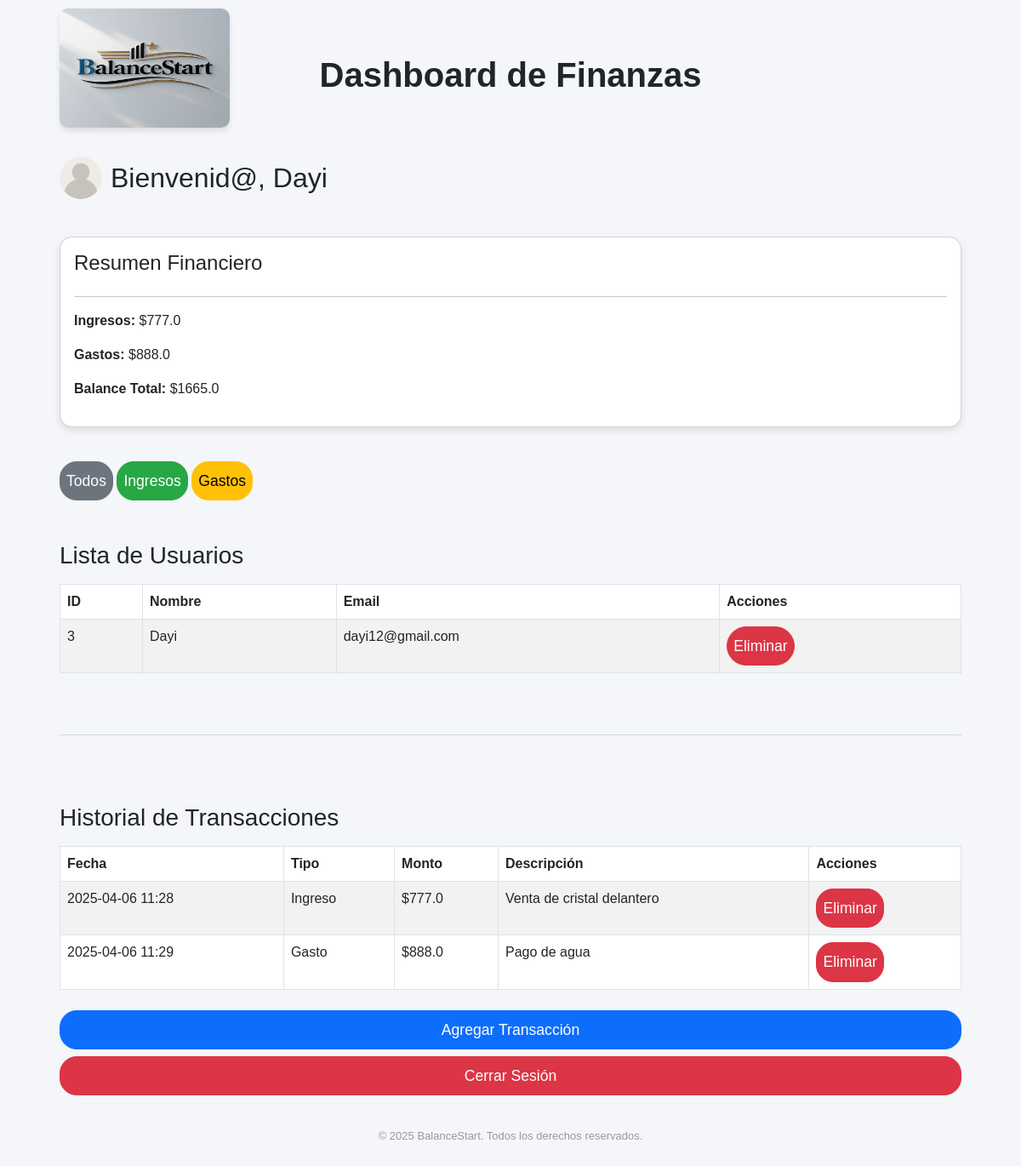
The page /dashboard (signed in) on the database as committed earlier.
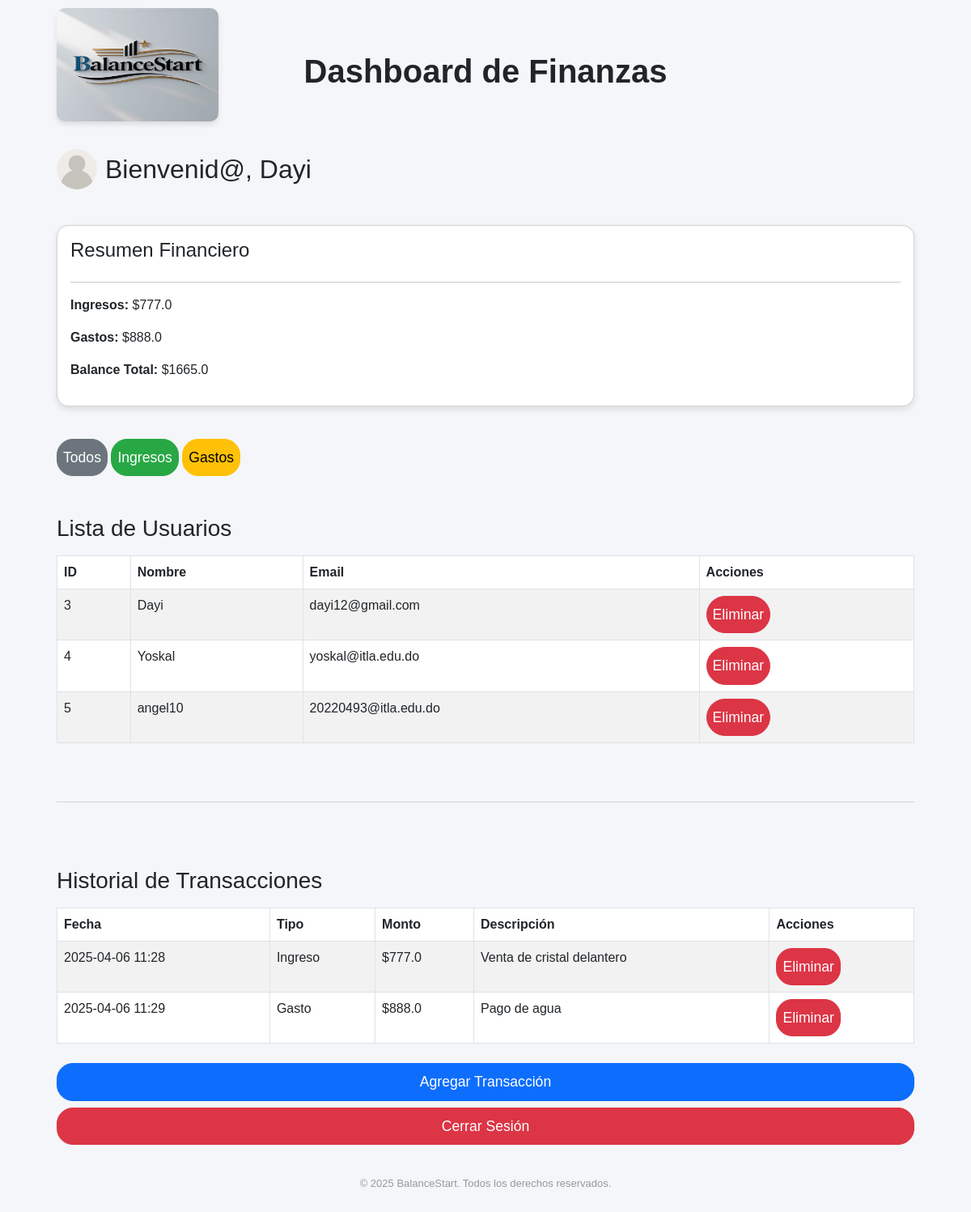
The same page on the database as committed later.
### app/models.py (models this page shows, shortened)
class Usuario(UserMixin, db.Model):
    id = db.Column(db.Integer, primary_key=True)
    username = db.Column(db.String(150), unique=True, nullable=False)
    password = db.Column(db.String(150), nullable=False)
    email = db.Column(db.String(120), unique=True, nullable=False)
    is_admin = db.Column(db.Boolean, default=False)
    transacciones = db.relationship('Transaccion', backref='usuario_transaccion', lazy=True, cascade="all, delete-orphan")

class Transaccion(db.Model):
    id = db.Column(db.Integer, primary_key=True)
    usuario_id = db.Column(db.Integer, db.ForeignKey('usuario.id'), nullable=False)
    tipo = db.Column(db.String(10), nullable=False)  # 'Ingreso' o 'Gasto'
    monto = db.Column(db.Float, nullable=False)
    descripcion = db.Column(db.String(200))
    fecha = db.Column(db.DateTime, nullable=False, default=datetime.utcnow)  # Se actualizará con hora local
    usuario = db.relationship('Usuario', backref='usuario_transaccion', foreign_keys=[usuario_id])

### app/routes.py (the view)
@routes.route('/dashboard')
@login_required
def dashboard():
    filtro = request.args.get('filtro', 'todos')
    if filtro == 'ingresos':
        transacciones = Transaccion.query.filter_by(usuario_id=current_user.id, tipo='Ingreso').all()
    elif filtro == 'gastos':
        transacciones = Transaccion.query.filter_by(usuario_id=current_user.id, tipo='Gasto').all()
    else:
        transacciones = Transaccion.query.filter_by(usuario_id=current_user.id).all()  # Mostrar todos si no hay filtro
    usuarios = Usuario.query.all()  # Obtiene todos los usuarios de la base de datos
    ingresos = sum(t.monto for t in transacciones if t.tipo == 'Ingreso')
    gastos = sum(t.monto for t in transacciones if t.tipo == 'Gasto')
    if filtro == 'gastos':
        balance = gastos  # Solo mostramos los ingresos cuando el filtro es 'gastos'
    else:
        balance = ingresos + gastos  # Calculamos el balance total si el filtro no es 'gastos'
    return render_template('dashboard.html',
                            usuarios=usuarios,
                            transacciones=transacciones,
                            ingresos=ingresos,
                            gastos=gastos,
                            balance=balance)

### app/__init__.py (called while the page is built)
@login_manager.user_loader
def load_user(user_id):
    from .models import Usuario  # Importamos el modelo aquí para evitar ciclos de importación
    return Usuario.query.get(int(user_id))

### app/templates/dashboard.html (shortened to what this page needs)
<!DOCTYPE html>
<html lang="es">
<head>
    <link href="https://cdn.jsdelivr.net/npm/bootstrap@5.3.0/dist/css/bootstrap.min.css" rel="stylesheet">
    <link rel="stylesheet" href="{{ url_for('static', filename='css/dashboard.css') }}">
</head>
<body class="container mt-4">
    <div class="container">
    <div class="logo-container">
        <img src="{{ url_for('static', filename='img/logo.png') }}" alt="Mi Plataforma Contable" class="logo" width="200" height="200">
    </div>
    <h1 class="text-center"> <b> Dashboard de Finanzas </b> </h1> <br>
    <br>
    <div style="display: flex; align-items: center; gap: 10px; margin-bottom: 20px;">
        <img src="{{ url_for('static', filename='img/avatar.png') }}" alt="Avatar" style="width: 50px; height: 50px; border-radius: 50%;">
        <h2 style="margin: 0;"> Bienvenid@, {{ current_user.username }} </h2>
    </div>
    <div class="card p-3 mt-3">
        <h4> Resumen Financiero </h4>
        <hr>
        <p><strong> Ingresos: </strong> ${{ ingresos }}</p>
        <p><strong> Gastos: </strong> ${{ gastos }}</p>
        <p><strong> Balance Total: </strong> ${{ balance }}</p>
    </div>
    <br>
    <div class="mb-3">
        <a href="{{ url_for('routes.dashboard', filtro='todos') }}" class="btn btn-secondary"> Todos </a>
        <a href="{{ url_for('routes.dashboard', filtro='ingresos') }}" class="btn btn-success"> Ingresos </a>
        <a href="{{ url_for('routes.dashboard', filtro='gastos') }}" class="btn btn-warning"> Gastos </a>
    </div>
    <h3 class="mt-4"> Lista de Usuarios </h3>
    <table class="table table-striped table-bordered">
        <thead>
            <tr>
                <th> ID </th>
                <th> Nombre </th>
                <th> Email </th>
                <th> Acciones </th>
            </tr>
        </thead>
        <tbody>
            {% for usuario in usuarios %}
            <tr>
                <td>{{ usuario.id }}</td>
                <td>{{ usuario.username }}</td>
                <td>{{ usuario.email }}</td>
                <td>
                    <form action="{{ url_for('routes.eliminar_usuario', id=usuario.id) }}" method="POST" onsubmit="return confirmarEliminacionUsuario()">
                        <button class="btn btn-sm btn-danger rounded-pill"> Eliminar </button>
                    </form>
                </td>
            </tr>
            {% endfor %}
        </tbody>
    </table>
    <hr class="my-5 border-top border-secondary">
    <h3 class="mt-4">
        Historial de Transacciones
    </h3>
        <table class="table table-striped table-bordered">
            <thead>
                <tr>
                    <th> Fecha </th>
                    <th> Tipo </th>
                    <th> Monto </th>
                    <th> Descripción </th>
                    <th> Acciones </th>
                </tr>
            </thead>
            <tbody>
                {% for transaccion in transacciones %}
                <tr>
                    <td>{{ transaccion.fecha.strftime('%Y-%m-%d %H:%M')}}</td>
                    <td>{{ transaccion.tipo }}</td>
                    <td>${{ transaccion.monto }}</td>
                    <td>{{ transaccion.descripcion }}</td>
                    <td>
                        <form action="{{ url_for('routes.eliminar_transaccion', id=transaccion.id) }}" method="POST" onsubmit="return confirmarEliminacionTransaccion()">
                            <button class="btn btn-sm btn-danger"> Eliminar </button>
                        </form>
                    </td>
                </tr>
            {% endfor %}
        </tbody>
    </table>
    <a href="/transaccion" class="btn btn-primary"> Agregar Transacción </a>
    <a href="/logout" class="btn btn-danger"> Cerrar Sesión </a>
    <p style="text-align:center; font-size: 13px; color: #999; margin-top: 30px;">
        &copy; 2025 BalanceStart. Todos los derechos reservados.
    </p>
    </div>
</body>
</html>

### app/static/css/dashboard.css (style rules this page uses)
body { background-color: #f4f6f9; font-family: 'Arial', sans-serif; padding: 20px; }
.container { display: grid; grid-gap: 8px; padding: 20px; }
.card { background-color: #ffffff; border-radius: 15px; box-shadow: 0 4px 8px rgba(0, 0, 0, 0.1); }
.btn { border-radius: 20px; padding: 9px 7px; font-size: 1.1rem; }
.btn-secondary { background-color: #6c757d; border-color: #6c757d; }
.btn-success { background-color: #28a745; border-color: #28a745; }
.btn-warning { background-color: #ffc107; border-color: #ffc107; }
.logo-container { position: absolute; top: 10px; margin-bottom: 20px; }
.logo { width: 200px; height: 140px; border-radius: 10px; box-shadow: 0px 4px 6px rgba(0, 0, 0, 0.1); }

Rows that differ between the two databases and show on the page:
added Usuario: id "4", username "Yoskal", email "yoskal@itla.edu.do"
added Usuario: id "5", username "angel10", email "20220493@itla.edu.do"
